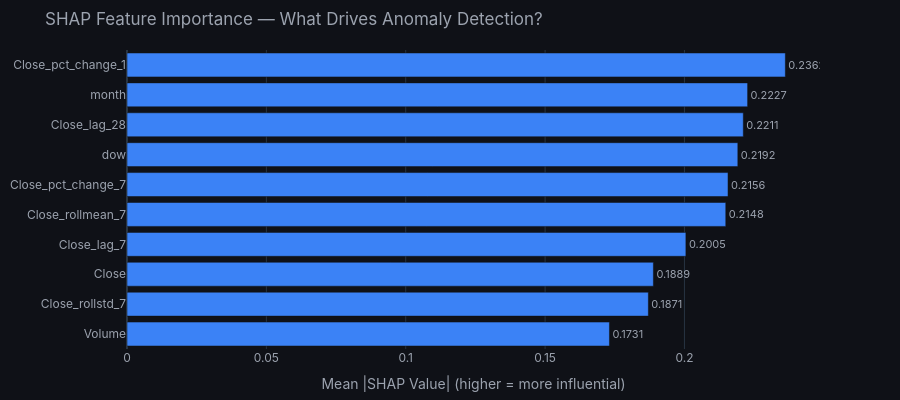
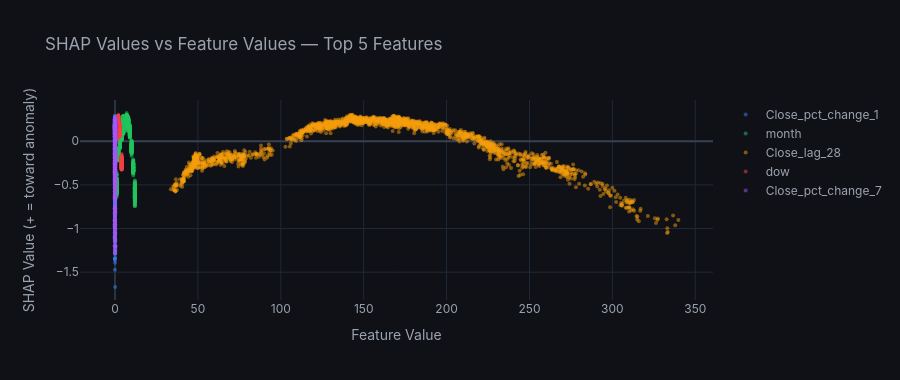

The notebook cell these images were saved under, in order:
### Code cell
# =========================================================
# SHAP Feature Importance + Anomaly Explanations
# =========================================================
import plotly.graph_objects as go

# Global Feature Importance
importance_df = shap_feature_importance(shap_vals, feature_cols)
print('Top features driving anomaly detection:\n')
print(importance_df.head(8).to_string(index=False))

fig_imp = go.Figure(go.Bar(
    x=importance_df['importance'].head(10),
    y=importance_df['feature'].head(10),
    orientation='h', marker_color='#3b82f6',
    text=importance_df['importance'].head(10).round(4),
    textposition='outside', textfont=dict(color='#9ca3af', size=11),
))
fig_imp.update_layout(
    title='SHAP Feature Importance — What Drives Anomaly Detection?',
    xaxis_title='Mean |SHAP Value| (higher = more influential)',
    template='plotly_dark', paper_bgcolor='#0f1117', plot_bgcolor='#0f1117',
    font=dict(family='Inter', color='#9ca3af'),
    yaxis=dict(autorange='reversed'),
    height=400, margin=dict(l=10, r=80, t=50, b=10),
)
fig_imp.show()

# Explain Top 5 Anomalous Days
explain_top_anomalies(shap_vals, df_det, feature_cols, date_col='date', target=TARGET, n=5)

# SHAP scatter: feature value vs SHAP value
shap_flat = []
for i, feat in enumerate(feature_cols):
    for row_idx in range(len(shap_vals)):
        shap_flat.append({'feature': feat,
                          'shap_value': float(shap_vals[row_idx, i]),
                          'feature_value': float(X[row_idx, i])})
shap_df = pd.DataFrame(shap_flat)
top_feats = importance_df['feature'].head(5).tolist()
fig_s = go.Figure()
colors = ['#3b82f6','#22c55e','#f59e0b','#ef4444','#a855f7']
for feat, color in zip(top_feats, colors):
    sub = shap_df[shap_df['feature'] == feat]
    fig_s.add_trace(go.Scatter(
        x=sub['feature_value'], y=sub['shap_value'],
        mode='markers', name=feat,
        marker=dict(color=color, size=4, opacity=0.5),
    ))
fig_s.update_layout(
    title='SHAP Values vs Feature Values — Top 5 Features',
    xaxis_title='Feature Value',
    yaxis_title='SHAP Value (+ = toward anomaly)',
    template='plotly_dark', paper_bgcolor='#0f1117', plot_bgcolor='#0f1117',
    font=dict(family='Inter', color='#9ca3af'),
    xaxis=dict(gridcolor='#1f2937'),
    yaxis=dict(gridcolor='#1f2937', zeroline=True, zerolinecolor='#374151'),
    height=380,
)
fig_s.show()

### Figure 1 — Plotly figure (JSON) as saved in the notebook; plotly's stock layout.template omitted (floating-point values rounded to 4 significant figures)
{"data": [{"marker": {"color": "#3b82f6"}, "orientation": "h", "text": [0.2362, 0.2227, 0.2211, 0.2192, 0.2156, 0.2148, 0.2005, 0.1889, 0.1871, 0.1731], "textfont": {"color": "#9ca3af", "size": 11}, "textposition": "outside", "type": "bar", "x": [0.2362, 0.2227, 0.2211, 0.2192, 0.2156, 0.2148, 0.2005, 0.1889, 0.1871, 0.1731], "y": ["Close_pct_change_1", "month", "Close_lag_28", "dow", "Close_pct_change_7", "Close_rollmean_7", "Close_lag_7", "Close", "Close_rollstd_7", "Volume"]}], "layout": {"font": {"color": "#9ca3af", "family": "Inter"}, "height": 400, "margin": {"b": 10, "l": 10, "r": 80, "t": 50}, "paper_bgcolor": "#0f1117", "plot_bgcolor": "#0f1117", "title": {"text": "SHAP Feature Importance — What Drives Anomaly Detection?"}, "xaxis": {"title": {"text": "Mean |SHAP Value| (higher = more influential)"}}, "yaxis": {"autorange": "reversed"}}}

### Figure 2 — Plotly figure (JSON) as saved in the notebook; plotly's stock layout.template omitted (floating-point values rounded to 4 significant figures; data arrays with more than 128 entries replaced by an {"elided": "..."} marker saying what was removed)
{"data": [{"marker": {"color": "#3b82f6", "opacity": 0.5, "size": 4}, "mode": "markers", "name": "Close_pct_change_1", "type": "scatter", "x": {"elided": "1922 float values"}, "y": {"elided": "1922 float values"}}, {"marker": {"color": "#22c55e", "opacity": 0.5, "size": 4}, "mode": "markers", "name": "month", "type": "scatter", "x": {"elided": "1922 float values"}, "y": {"elided": "1922 float values"}}, {"marker": {"color": "#f59e0b", "opacity": 0.5, "size": 4}, "mode": "markers", "name": "Close_lag_28", "type": "scatter", "x": {"elided": "1922 float values"}, "y": {"elided": "1922 float values"}}, {"marker": {"color": "#ef4444", "opacity": 0.5, "size": 4}, "mode": "markers", "name": "dow", "type": "scatter", "x": {"elided": "1922 float values"}, "y": {"elided": "1922 float values"}}, {"marker": {"color": "#a855f7", "opacity": 0.5, "size": 4}, "mode": "markers", "name": "Close_pct_change_7", "type": "scatter", "x": {"elided": "1922 float values"}, "y": {"elided": "1922 float values"}}], "layout": {"font": {"color": "#9ca3af", "family": "Inter"}, "height": 380, "paper_bgcolor": "#0f1117", "plot_bgcolor": "#0f1117", "title": {"text": "SHAP Values vs Feature Values — Top 5 Features"}, "xaxis": {"gridcolor": "#1f2937", "title": {"text": "Feature Value"}}, "yaxis": {"gridcolor": "#1f2937", "title": {"text": "SHAP Value (+ = toward anomaly)"}, "zeroline": true, "zerolinecolor": "#374151"}}}
